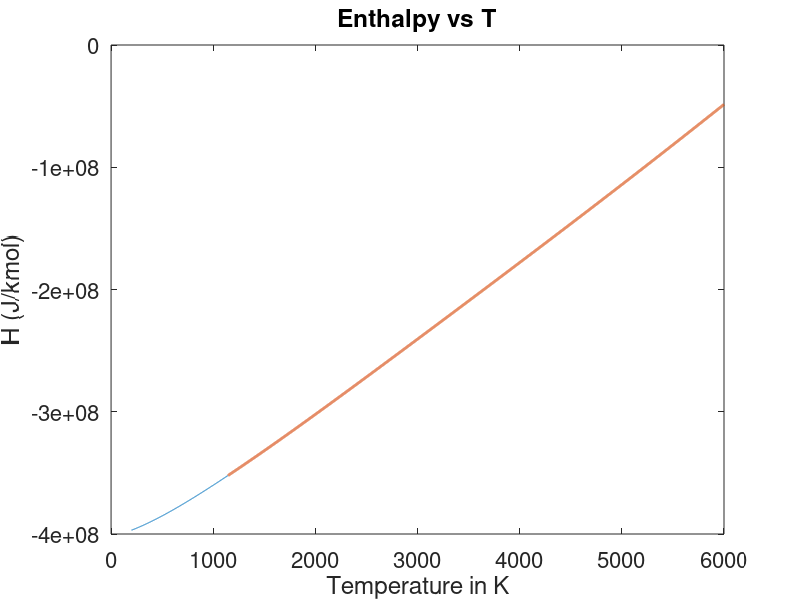
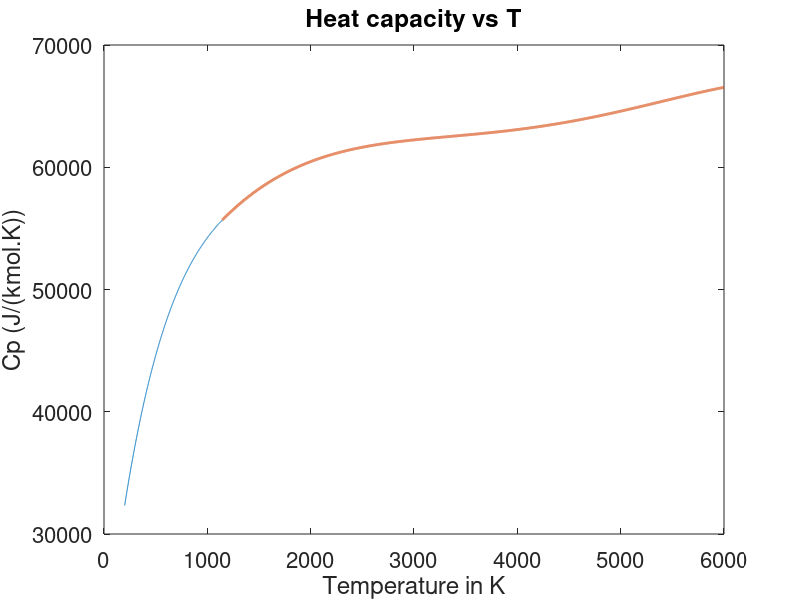
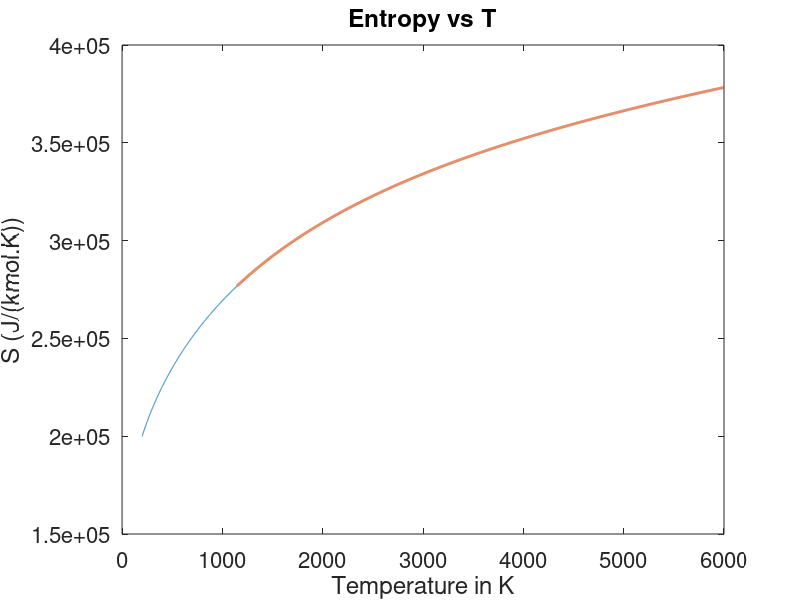

Write the MATLAB code that produced these figures, in order.
%Created by Raphael BOICHOT around 2018, updated in March 2024 for public release
%Format of output data : T(K) H/(RT)(-) Cp/R(-) S/R(-) in columns
clc;
clear;
R=8.314;%(J/kmol.K)
Default_fontsize=16;
fileID = fopen('Output.dat','r');
A = fread(fileID,45,'*char');
Data=cell2mat(textscan(char(fread(fileID,35,'*char')),'%f'));
Low_temp = Data(1);
High_temp = Data(2);
Cutting_temp = Data(3);
fread(fileID,2,'*char');
a1_HT = cell2mat(textscan(char(fread(fileID,15,'*char')),'%f'));
a2_HT = cell2mat(textscan(char(fread(fileID,15,'*char')),'%f'));
a3_HT = cell2mat(textscan(char(fread(fileID,15,'*char')),'%f'));
a4_HT = cell2mat(textscan(char(fread(fileID,15,'*char')),'%f'));
a5_HT = cell2mat(textscan(char(fread(fileID,15,'*char')),'%f'));
fread(fileID,7,'*char');
a6_HT = cell2mat(textscan(char(fread(fileID,15,'*char')),'%f'));
a7_HT = cell2mat(textscan(char(fread(fileID,15,'*char')),'%f'));
a1_BT = cell2mat(textscan(char(fread(fileID,15,'*char')),'%f'));
a2_BT = cell2mat(textscan(char(fread(fileID,15,'*char')),'%f'));
a3_BT = cell2mat(textscan(char(fread(fileID,15,'*char')),'%f'));
fread(fileID,7,'*char');
a4_BT = cell2mat(textscan(char(fread(fileID,15,'*char')),'%f'));
a5_BT = cell2mat(textscan(char(fread(fileID,15,'*char')),'%f'));
a6_BT = cell2mat(textscan(char(fread(fileID,15,'*char')),'%f'));
a7_BT = cell2mat(textscan(char(fread(fileID,15,'*char')),'%f'));
fclose(fileID);

%Plotting
T_BT=Low_temp:1:Cutting_temp;
H_R_BT=a1_BT+a2_BT.*T_BT/2+a3_BT.*T_BT.^2/3+a4_BT.*T_BT.^3/4+a5_BT.*T_BT.^4/5+a6_BT./T_BT;
Cp_R_BT=a1_BT+a2_BT.*T_BT+a3_BT.*T_BT.^2+a4_BT.*T_BT.^3+a5_BT.*T_BT.^4;
S_R_BT=a1_BT.*log(T_BT)+a2_BT.*T_BT+a3_BT.*T_BT.^2/2+a4_BT.*T_BT.^3/3+a5_BT.*T_BT.^4/4+a7_BT;

T_HT=Cutting_temp:1:High_temp;
H_R_HT=a1_HT+a2_HT.*T_HT/2+a3_HT.*T_HT.^2/3+a4_HT.*T_HT.^3/4+a5_HT.*T_HT.^4/5+a6_HT./T_HT;
Cp_R_HT=a1_HT+a2_HT.*T_HT+a3_HT.*T_HT.^2+a4_HT.*T_HT.^3+a5_HT.*T_HT.^4;
S_R_HT=a1_HT.*log(T_HT)+a2_HT.*T_HT+a3_HT.*T_HT.^2/2+a4_HT.*T_HT.^3/3+a5_HT.*T_HT.^4/4+a7_HT;

figure(1)
plot(T_BT,H_R_BT.*T_BT*(R*1000),T_HT,H_R_HT.*T_HT*(R*1000),'LineWidth',2)
title('Enthalpy vs T','Fontsize',Default_fontsize)
ylabel('H (J/kmol)','Fontsize',Default_fontsize)
xlabel('Temperature in K','Fontsize',Default_fontsize);
set(gca,'FontSize',Default_fontsize)
saveas(gcf,'H_R_NASA.png');

figure(2)
plot(T_BT,Cp_R_BT*(R*1000),T_HT,Cp_R_HT*(R*1000),'LineWidth',2)
title('Heat capacity vs T','Fontsize',Default_fontsize)
ylabel('Cp (J/(kmol.K))','Fontsize',Default_fontsize)
xlabel('Temperature in K','Fontsize',Default_fontsize);
set(gca,'FontSize',Default_fontsize)
saveas(gcf,'Cp_R_NASA.png');

figure(3)
plot(T_BT,S_R_BT*(R*1000),T_HT,S_R_HT*(R*1000),'LineWidth',2)
title('Entropy vs T','Fontsize',Default_fontsize)
ylabel('S (J/(kmol.K))','Fontsize',Default_fontsize)
xlabel('Temperature in K','Fontsize',Default_fontsize);
set(gca,'FontSize',Default_fontsize)
saveas(gcf,'S_R_NASA.png');

T_R=[T_BT T_HT]';
S_R=[S_R_BT S_R_HT]';
H_R=[H_R_BT H_R_HT]';
Cp_R=[Cp_R_BT Cp_R_HT]';
raw_data=[T_R H_R Cp_R S_R ];
save thermo_data.txt raw_data -ascii;
